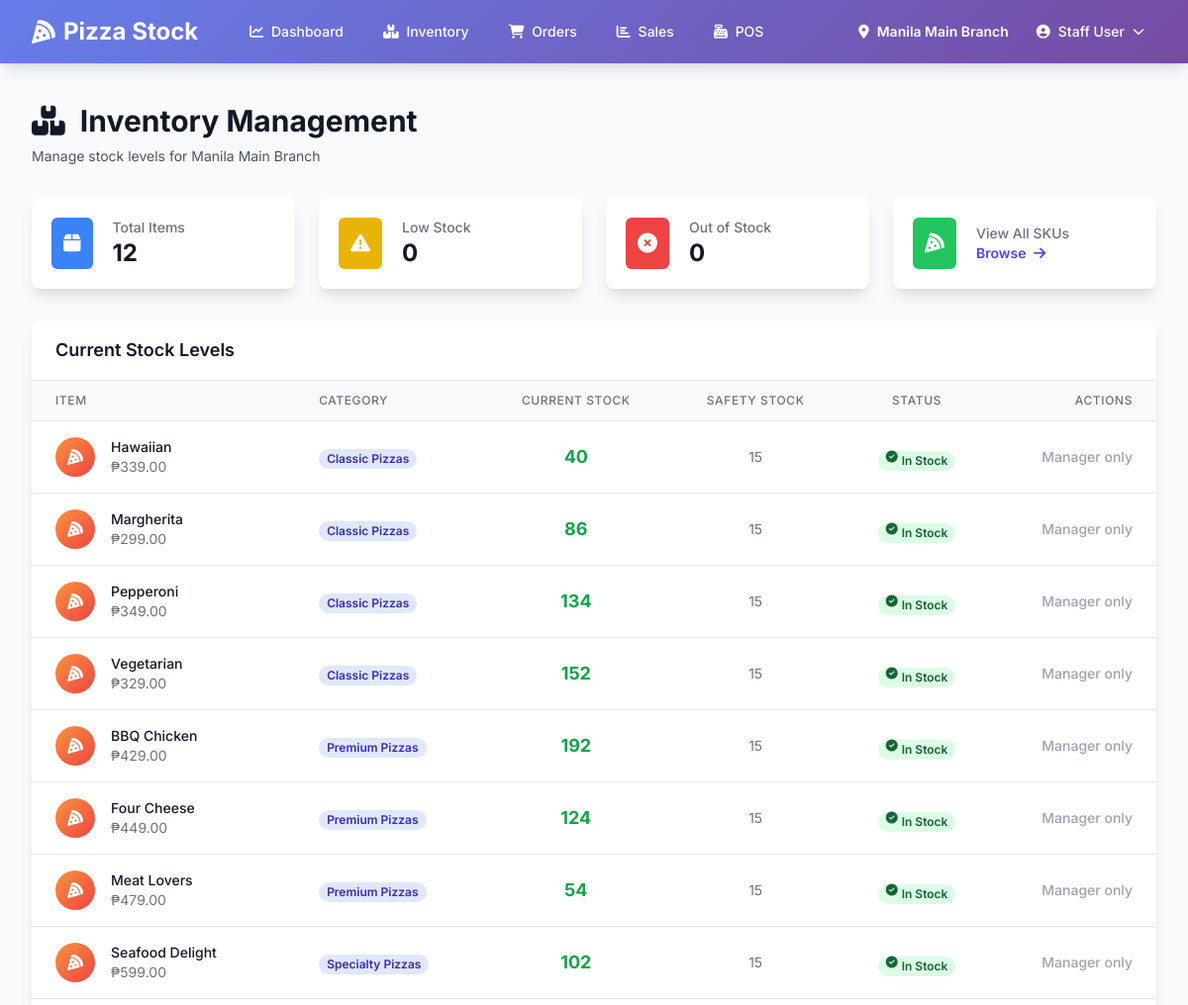
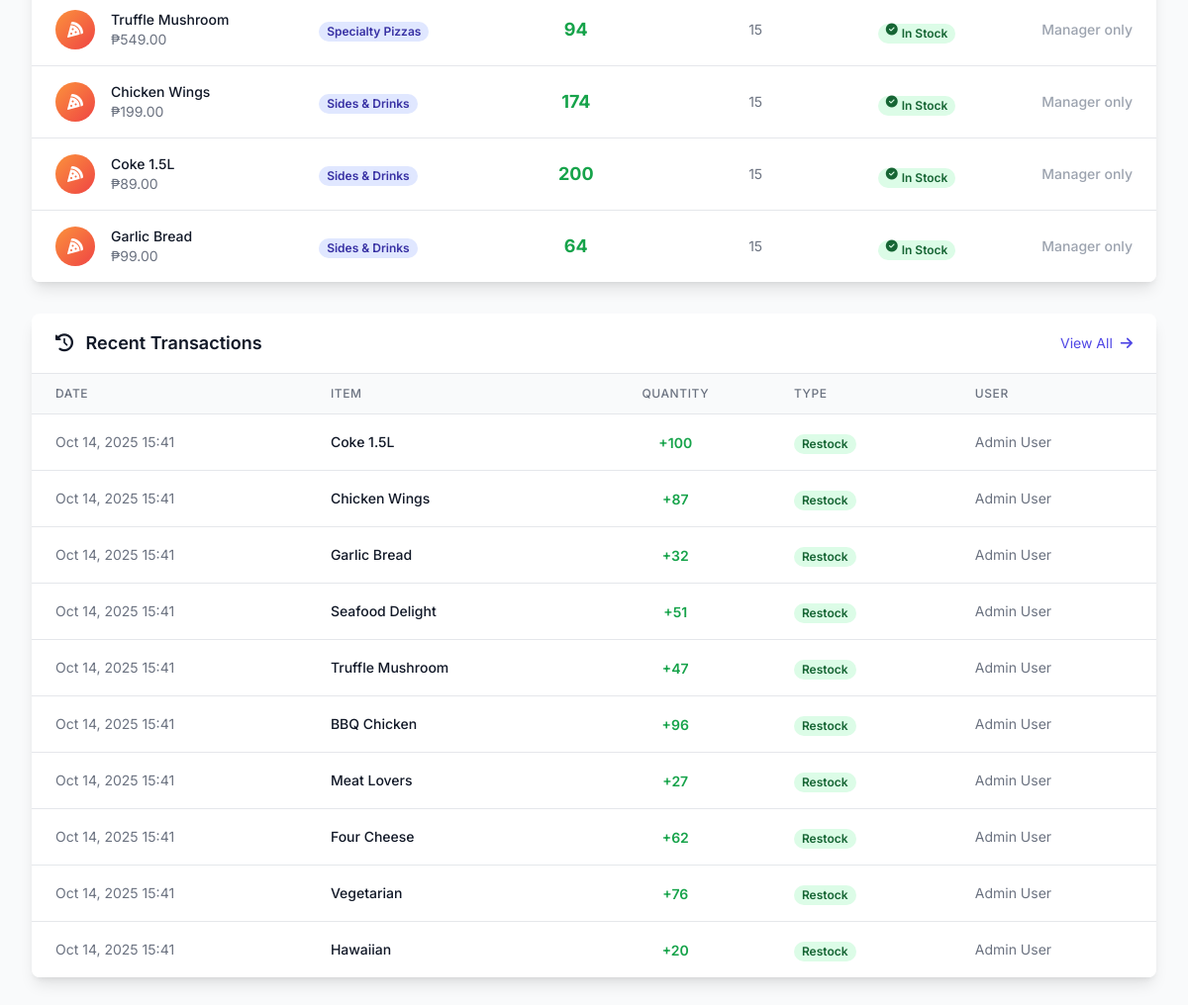
Before: /inventory/ (signed in) with the older database file (2 pictures, top to bottom).
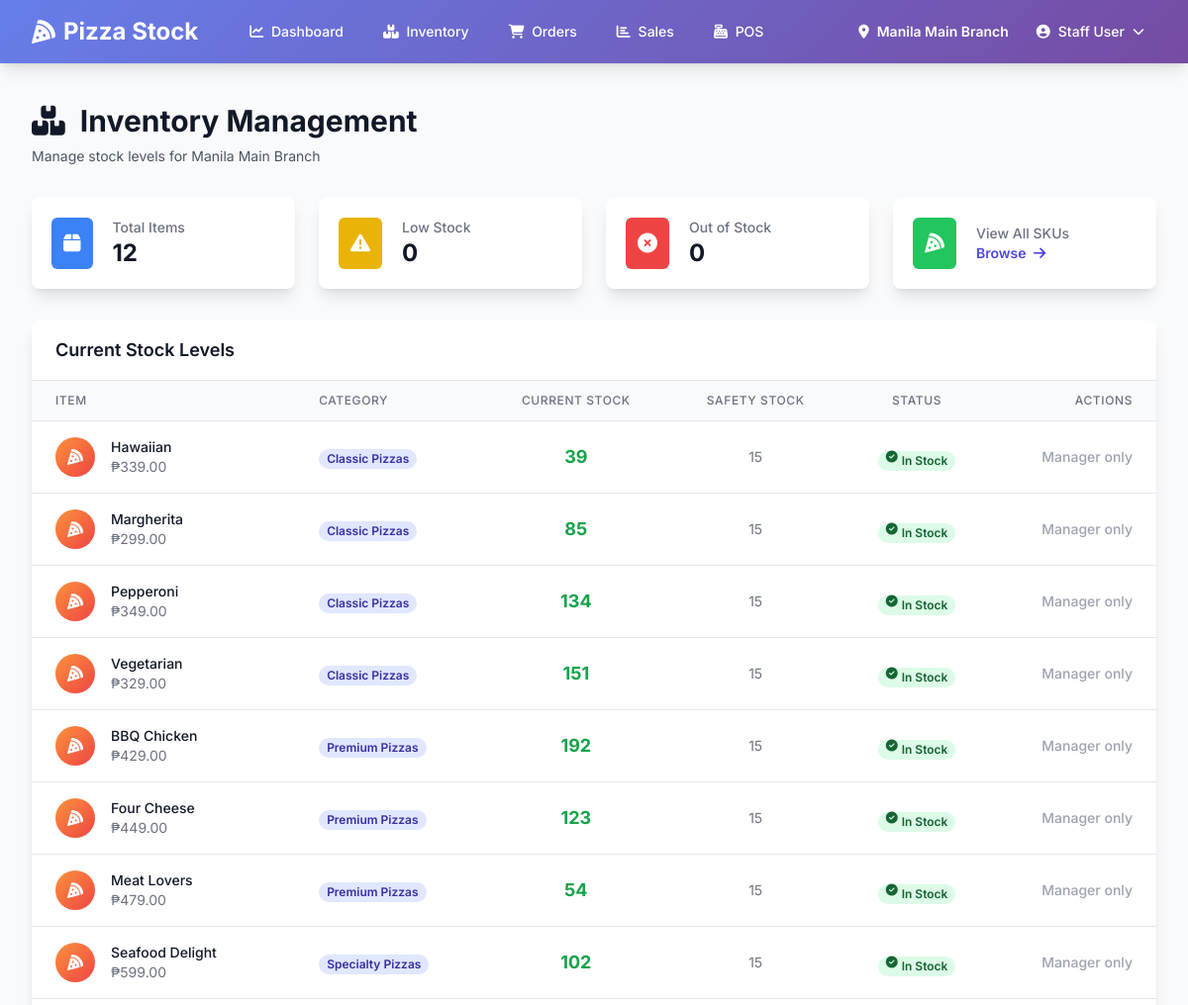
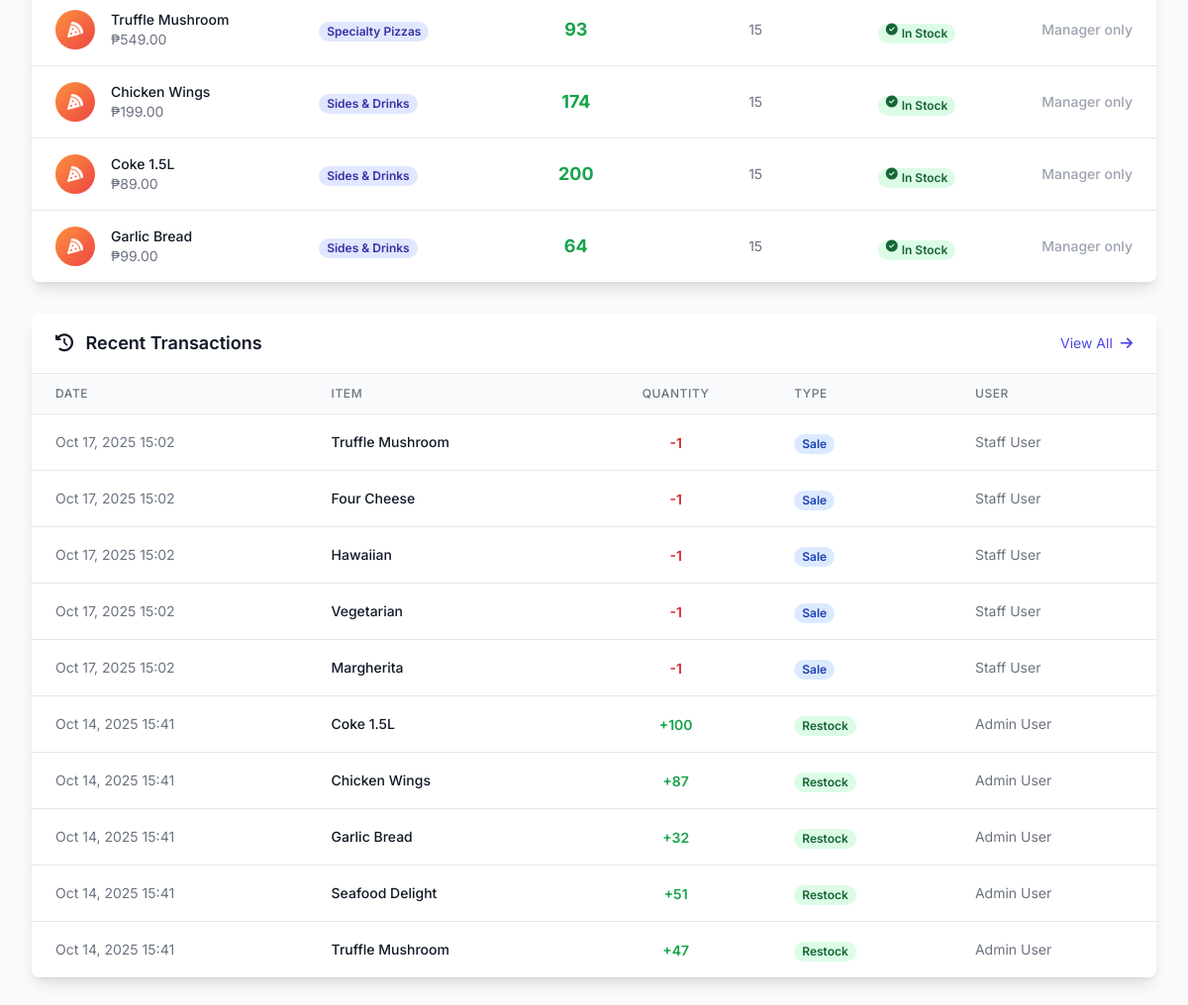
After: the same page with the newer database file (2 pictures, top to bottom).
### inventory/models.py (models this page shows, shortened)
class InventoryRecord(models.Model):
    branch = models.ForeignKey(Branch, on_delete=models.CASCADE, related_name='inventory')
    sku = models.ForeignKey(SKU, on_delete=models.CASCADE, related_name='inventory')
    quantity = models.IntegerField(default=0, validators=[MinValueValidator(0)])
    safety_stock = models.IntegerField(default=10, validators=[MinValueValidator(0)])
    last_restocked = models.DateTimeField(null=True, blank=True)
    updated_at = models.DateTimeField(auto_now=True)
    class Meta:
        unique_together = ['branch', 'sku']
        ordering = ['branch', 'sku']
    def is_low_stock(self):
        return self.quantity < self.safety_stock

class SKU(models.Model):
    name = models.CharField(max_length=100)
    description = models.TextField(blank=True)
    category = models.ForeignKey(Category, on_delete=models.CASCADE, related_name='skus')
    price = models.DecimalField(max_digits=8, decimal_places=2, validators=[MinValueValidator(Decimal('0.01'))])
    image = models.ImageField(upload_to='sku_images/', blank=True, null=True)
    is_active = models.BooleanField(default=True)
    created_at = models.DateTimeField(auto_now_add=True)
    updated_at = models.DateTimeField(auto_now=True)
    class Meta:
        ordering = ['category', 'name']
        verbose_name = 'SKU'
        verbose_name_plural = 'SKUs'

class Category(models.Model):
    name = models.CharField(max_length=50, unique=True)
    description = models.TextField(blank=True)
    display_order = models.IntegerField(default=0)
    is_active = models.BooleanField(default=True)
    class Meta:
        ordering = ['display_order', 'name']
        verbose_name_plural = 'Categories'

class StockTransaction(models.Model):
    TRANSACTION_TYPES = [
        ('restock', 'Restock'),
        ('sale', 'Sale'),
        ('transfer', 'Transfer'),
        ('waste', 'Waste'),
        ('adjustment', 'Adjustment'),
    ]
    branch = models.ForeignKey(Branch, on_delete=models.CASCADE, related_name='transactions')
    sku = models.ForeignKey(SKU, on_delete=models.CASCADE, related_name='transactions')
    quantity = models.IntegerField()  # Can be negative for deductions
    transaction_type = models.CharField(max_length=20, choices=TRANSACTION_TYPES)
    notes = models.TextField(blank=True)
    user = models.ForeignKey('users.User', on_delete=models.SET_NULL, null=True, blank=True)
    created_at = models.DateTimeField(auto_now_add=True)
    class Meta:
        ordering = ['-created_at']

### users/models.py (models this page shows, shortened)
class User(AbstractUser):
    ROLE_CHOICES = [
        ('admin', 'Admin'),
        ('manager', 'Manager'),
        ('staff', 'Staff'),
    ]
    role = models.CharField(max_length=20, choices=ROLE_CHOICES, default='staff')
    phone = models.CharField(max_length=20, blank=True)
    branches = models.ManyToManyField('inventory.Branch', related_name='users', blank=True)
    created_at = models.DateTimeField(auto_now_add=True)
    updated_at = models.DateTimeField(auto_now=True)
    class Meta:
        ordering = ['-date_joined']
    def get_full_name(self):
        return f"{self.first_name} {self.last_name}".strip()
    def is_admin(self):
        return self.role == 'admin' or self.is_superuser
    def is_manager(self):
        return self.role in ['admin', 'manager'] or self.is_superuser

### inventory/views.py (the view)
# urls.py: path("", views.inventory_dashboard, name="dashboard"),
@login_required
def inventory_dashboard(request):
    branch = request.current_branch
    if not branch:
        messages.warning(request, 'Please select a branch.')
        return redirect('users:profile')
    inventory = InventoryRecord.objects.filter(
        branch=branch
    ).select_related('sku', 'sku__category').order_by('sku__category', 'sku__name')
    low_stock = get_low_stock_items(branch)
    recent_txns = StockTransaction.objects.filter(
        branch=branch
    ).select_related('sku', 'user')[:10]
    context = {
        'inventory': inventory,
        'low_stock_count': low_stock.count(),
        'low_stock_items': low_stock[:5],
        'recent_transactions': recent_txns,
        'total_items': inventory.count(),
        'out_of_stock': inventory.filter(quantity=0).count(),
    }
    return render(request, 'inventory/dashboard.html', context)

### inventory/utils.py (called while the page is built)
def get_low_stock_items(branch=None):
    from django.db.models import F
    queryset = InventoryRecord.objects.select_related('branch', 'sku').filter(
        quantity__lt=F('safety_stock')
    )
    if branch:
        queryset = queryset.filter(branch=branch)
    return queryset.order_by('branch', 'quantity')

### templates/inventory/dashboard.html (shortened to what the changed rows need)
{% extends 'base.html' %}
{% block content %}
<div class="max-w-7xl mx-auto px-4 sm:px-6 lg:px-8">
    <div class="mb-8">
        <h1 class="text-3xl font-bold text-gray-900">
            <i class="fas fa-boxes mr-2"></i>
            Inventory Management
        </h1>
    </div>
    <div class="bg-white shadow-lg rounded-lg overflow-hidden mb-8">
        <div class="px-6 py-4 border-b border-gray-200">
            <h2 class="text-lg font-semibold text-gray-900">Current Stock Levels</h2>
        </div>
        <div class="overflow-x-auto">
            <table class="min-w-full divide-y divide-gray-200">
                <thead class="bg-gray-50">
                    <tr>
                        <th class="px-6 py-3 text-left text-xs font-medium text-gray-500 uppercase tracking-wider">Item
                        </th>
                        <th class="px-6 py-3 text-left text-xs font-medium text-gray-500 uppercase tracking-wider">
                            Category</th>
                        <th class="px-6 py-3 text-center text-xs font-medium text-gray-500 uppercase tracking-wider">
                            Current Stock</th>
                        <th class="px-6 py-3 text-center text-xs font-medium text-gray-500 uppercase tracking-wider">
                            Safety Stock</th>
                        <th class="px-6 py-3 text-center text-xs font-medium text-gray-500 uppercase tracking-wider">
                            Status</th>
                        <th class="px-6 py-3 text-right text-xs font-medium text-gray-500 uppercase tracking-wider">
                            Actions</th>
                    </tr>
                </thead>
                <tbody class="bg-white divide-y divide-gray-200">
                    {% for item in inventory %}
                    <tr class="hover:bg-gray-50">
                        <td class="px-6 py-4 whitespace-nowrap">
                            <div class="flex items-center">
                                <div
                                    class="h-10 w-10 rounded-full bg-gradient-to-br from-orange-400 to-red-500 flex items-center justify-center">
                                    <i class="fas fa-pizza-slice text-white"></i>
                                </div>
                                <div class="ml-4">
                                    <div class="text-sm font-medium text-gray-900">{{ item.sku.name }}</div>
                                    <div class="text-sm text-gray-500">₱{{ item.sku.price }}</div>
                                </div>
                            </div>
                        </td>
                        <td class="px-6 py-4 whitespace-nowrap">
                            <span
                                class="px-2 inline-flex text-xs leading-5 font-semibold rounded-full bg-indigo-100 text-indigo-800">
                                {{ item.sku.category.name }}
                            </span>
                        </td>
                        <td class="px-6 py-4 whitespace-nowrap text-center">
                            <span
                                class="text-lg font-bold {% if item.quantity == 0 %}text-red-600{% elif item.is_low_stock %}text-yellow-600{% else %}text-green-600{% endif %}">
                                {{ item.quantity }}
                            </span>
                        </td>
                        <td class="px-6 py-4 whitespace-nowrap text-center text-sm text-gray-500">
                            {{ item.safety_stock }}
                        </td>
                        <td class="px-6 py-4 whitespace-nowrap text-center">
                            {% if item.quantity == 0 %}
                            <span
                                class="px-2 inline-flex text-xs leading-5 font-semibold rounded-full bg-red-100 text-red-800">
                                <i class="fas fa-times-circle mr-1"></i> Out of Stock
                            </span>
                            {% elif item.is_low_stock %}
                            <span
                                class="px-2 inline-flex text-xs leading-5 font-semibold rounded-full bg-yellow-100 text-yellow-800">
                                <i class="fas fa-exclamation-triangle mr-1"></i> Low Stock
                            </span>
                            {% else %}
                            <span
                                class="px-2 inline-flex text-xs leading-5 font-semibold rounded-full bg-green-100 text-green-800">
                                <i class="fas fa-check-circle mr-1"></i> In Stock
                            </span>
                            {% endif %}
                        </td>
                        <td class="px-6 py-4 whitespace-nowrap text-right text-sm font-medium space-x-2">
                            {% if user.is_manager %}
                            <a href="{% url 'inventory:restock' item.sku.id %}"
                                class="text-green-600 hover:text-green-900 inline-flex items-center">
                                <i class="fas fa-box-open mr-1"></i> Restock
                            </a>
                            <a href="{% url 'inventory:adjust_stock' item.sku.id %}"
                                class="text-indigo-600 hover:text-indigo-900 inline-flex items-center">
                                <i class="fas fa-edit mr-1"></i> Adjust
                            </a>
                            {% else %}
                            <span class="text-gray-400">Manager only</span>
                            {% endif %}
                        </td>
                    </tr>
                    {% endfor %}
                </tbody>
            </table>
        </div>
    </div>
    <div class="bg-white shadow-lg rounded-lg overflow-hidden">
        <div class="px-6 py-4 border-b border-gray-200 flex justify-between items-center">
            <h2 class="text-lg font-semibold text-gray-900">
                <i class="fas fa-history mr-2"></i>
                Recent Transactions
            </h2>
        </div>
        <div class="overflow-x-auto">
            <table class="min-w-full divide-y divide-gray-200">
                <thead class="bg-gray-50">
                    <tr>
                        <th class="px-6 py-3 text-left text-xs font-medium text-gray-500 uppercase tracking-wider">Date
                        </th>
                        <th class="px-6 py-3 text-left text-xs font-medium text-gray-500 uppercase tracking-wider">Item
                        </th>
                        <th class="px-6 py-3 text-center text-xs font-medium text-gray-500 uppercase tracking-wider">
                            Quantity</th>
                        <th class="px-6 py-3 text-left text-xs font-medium text-gray-500 uppercase tracking-wider">Type
                        </th>
                        <th class="px-6 py-3 text-left text-xs font-medium text-gray-500 uppercase tracking-wider">User
                        </th>
                    </tr>
                </thead>
                <tbody class="bg-white divide-y divide-gray-200">
                    {% for txn in recent_transactions %}
                    <tr class="hover:bg-gray-50">
                        <td class="px-6 py-4 whitespace-nowrap text-sm text-gray-500">
                            {{ txn.created_at|date:"M d, Y H:i" }}
                        </td>
                        <td class="px-6 py-4 whitespace-nowrap text-sm font-medium text-gray-900">
                            {{ txn.sku.name }}
                        </td>
                        <td class="px-6 py-4 whitespace-nowrap text-center">
                            <span
                                class="text-sm font-semibold {% if txn.quantity > 0 %}text-green-600{% else %}text-red-600{% endif %}">
                                {% if txn.quantity > 0 %}+{% endif %}{{ txn.quantity }}
                            </span>
                        </td>
                        <td class="px-6 py-4 whitespace-nowrap">
                            <span class="px-2 inline-flex text-xs leading-5 font-semibold rounded-full
                                {% if txn.transaction_type == 'restock' %}bg-green-100 text-green-800
                                {% elif txn.transaction_type == 'sale' %}bg-blue-100 text-blue-800
                                {% elif txn.transaction_type == 'waste' %}bg-red-100 text-red-800
                                {% elif txn.transaction_type == 'transfer' %}bg-purple-100 text-purple-800
                                {% else %}bg-gray-100 text-gray-800{% endif %}">
                                {{ txn.get_transaction_type_display }}
                            </span>
                        </td>
                        <td class="px-6 py-4 whitespace-nowrap text-sm text-gray-500">
                            {{ txn.user.get_full_name|default:txn.user.username|default:"System" }}
                        </td>
                    </tr>
                    {% empty %}
                    <tr>
                        <td colspan="5" class="px-6 py-4 text-center text-gray-500">
                            No recent transactions
                        </td>
                    </tr>
                    {% endfor %}
                </tbody>
            </table>
        </div>
    </div>
</div>
{% endblock %}

Changed rows visible on the page:
no longer on this page (row unchanged): StockTransaction: created_at "Oct 14, 2025 15:41", sku.name "BBQ Chicken", quantity "96", transaction_type "Restock", user.get_full_name "Admin User"
no longer on this page (row unchanged): StockTransaction: created_at "Oct 14, 2025 15:41", sku.name "Meat Lovers", quantity "27", transaction_type "Restock", user.get_full_name "Admin User"
no longer on this page (row unchanged): StockTransaction: created_at "Oct 14, 2025 15:41", sku.name "Four Cheese", quantity "62", transaction_type "Restock", user.get_full_name "Admin User"
no longer on this page (row unchanged): StockTransaction: created_at "Oct 14, 2025 15:41", sku.name "Vegetarian", quantity "76", transaction_type "Restock", user.get_full_name "Admin User"
no longer on this page (row unchanged): StockTransaction: created_at "Oct 14, 2025 15:41", sku.name "Hawaiian", quantity "20", transaction_type "Restock", user.get_full_name "Admin User"
changed InventoryRecord "Hawaiian": quantity "40" → "39"
changed InventoryRecord "Margherita": quantity "86" → "85"
changed InventoryRecord "Vegetarian": quantity "152" → "151"
changed InventoryRecord "Four Cheese": quantity "124" → "123"
changed InventoryRecord "Truffle Mushroom": quantity "94" → "93"
added StockTransaction: created_at "Oct 17, 2025 15:02", sku.name "Truffle Mushroom", quantity "-1", transaction_type "Sale", user.get_full_name "Staff User"
added StockTransaction: created_at "Oct 17, 2025 15:02", sku.name "Four Cheese", quantity "-1", transaction_type "Sale", user.get_full_name "Staff User"
added StockTransaction: created_at "Oct 17, 2025 15:02", sku.name "Hawaiian", quantity "-1", transaction_type "Sale", user.get_full_name "Staff User"
added StockTransaction: created_at "Oct 17, 2025 15:02", sku.name "Vegetarian", quantity "-1", transaction_type "Sale", user.get_full_name "Staff User"
added StockTransaction: created_at "Oct 17, 2025 15:02", sku.name "Margherita", quantity "-1", transaction_type "Sale", user.get_full_name "Staff User"
